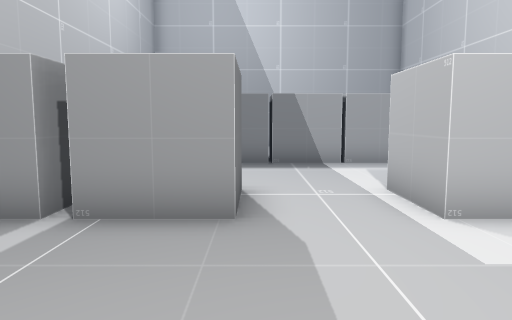
view 1 (above)

13 first-person views from a walk through a 3-D level made in the Unity game engine. The camera is 1.2 m above the floor, tilts 6° down and sees 70° across. The floor is counted in squares, 1 m on a side. Each view is taken from the middle of a square. On the plan, view 1 faces up. The plan holds only what a view shows up to about 15 squares ahead; the rest is blank.

view 2
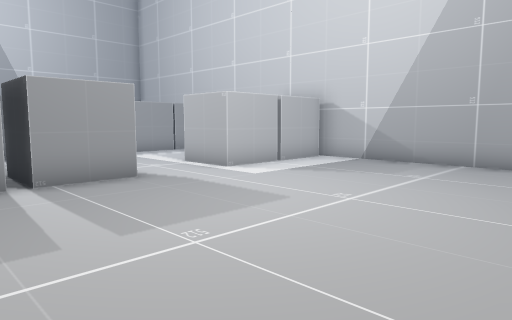

view 3
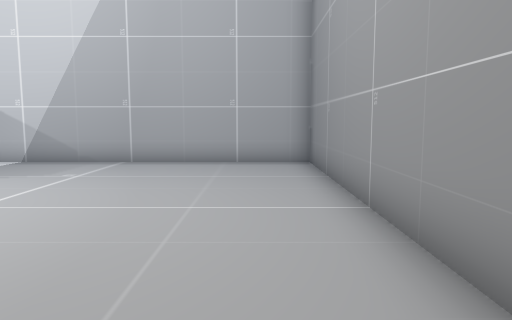

view 4
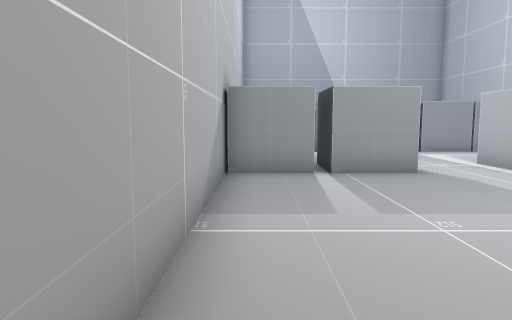

view 5
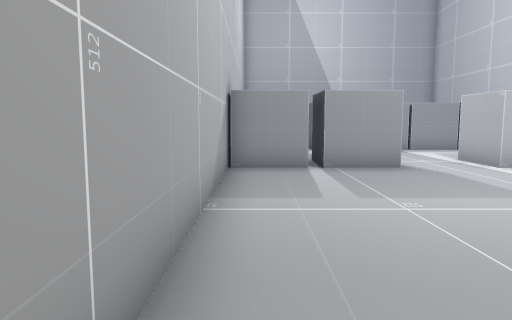

view 6
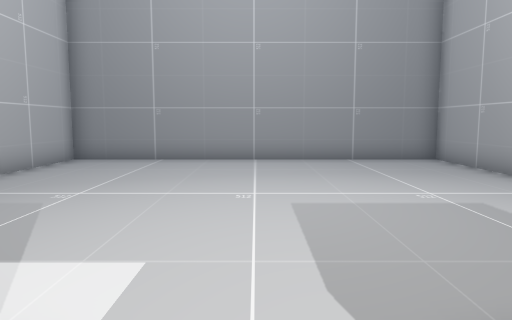

view 7
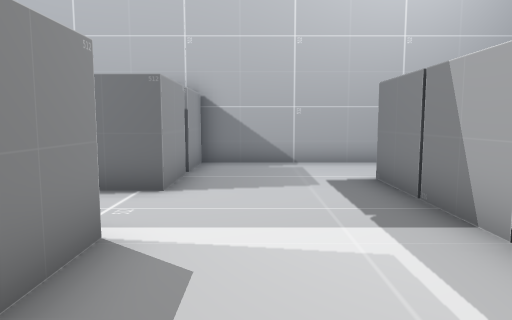

view 8
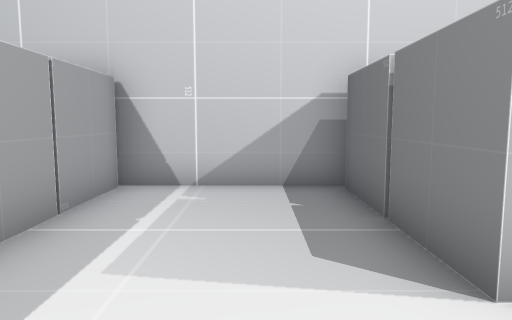

view 9
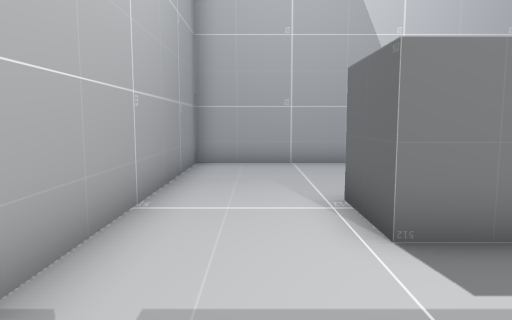

view 10
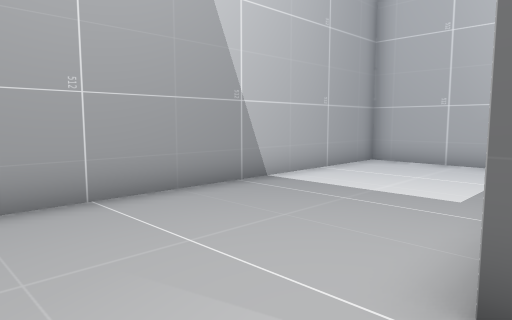

view 11
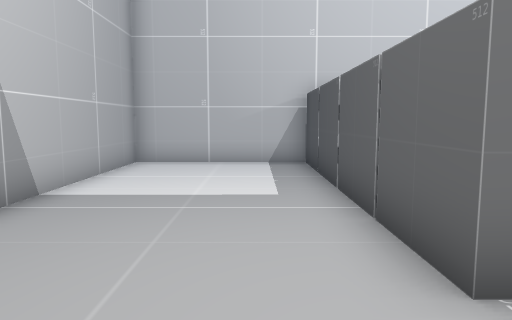

view 12
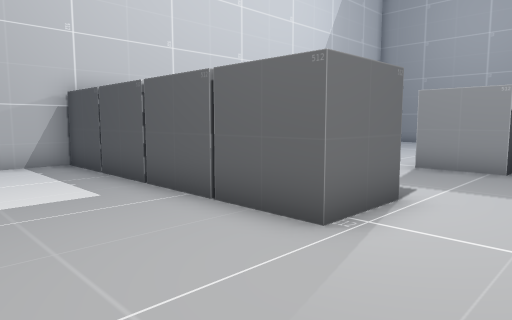

view 13
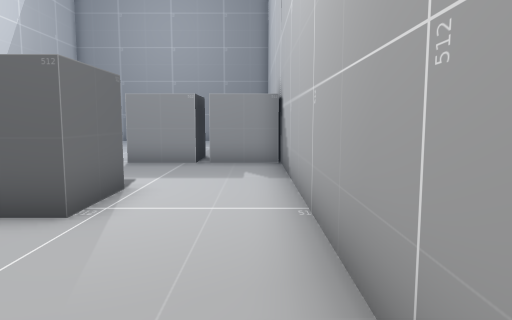

### Floor plan
Points are (right, up) in squares from view 1. A wall is a line through its corners. A room is listed if a view was taken in it or the views show most of it. See-through windows are left out.
Room 1 (views 1, 2, 3, 4, 5)
walls: (-0.3, 4.4) (-2.2, 4.4); (-2.6, 4.4) (-4.8, 4.4); (6.5, 4.4) (2.3, 4.4); (-4.7, 5.6) (-4.7, -5.6) (6.8, -5.6) (6.8, 4.6)
ways out: opening at (1, 5.5) to room 2
Room 2 (views 6, 7, 8, 9, 10)
walls: (-2.2, 6.4) (-0.3, 6.4) (-0.3, 4.4); (2.3, 4.4) (2.3, 6.4) (6.5, 6.4); (-4.8, 6.4) (-2.6, 6.4); (6.8, 6.2) (6.8, 10.5) (-1.6, 10.5) (-1.6, 12.5); (-4.7, 12.5) (-4.7, 6.1)
ways out: opening at (1, 5.5) to room 1; opening at (-3.5, 11.5) to room 3
Room 3 (views 11, 12, 13)
walls: (-1.6, 12.5) (6.8, 12.5) (6.8, 17.6) (-4.7, 17.6) (-4.7, 12.5)
ways out: opening at (-3.5, 11.5) to room 2

Positions as (right, up) in squares from view 1, and headings:
1: (0, 0), facing up
2: (-4, -3), facing up-right
3: (-4, -4), facing right
4: (-4, -4), facing up
5: (-4, -5), facing up
6: (1, 6), facing down
7: (6, 8), facing left
8: (0, 8), facing right
9: (-3, 7), facing up
10: (-4, 12), facing up-right
11: (-4, 14), facing right
12: (-4, 16), facing down-right
13: (-4, 17), facing down
